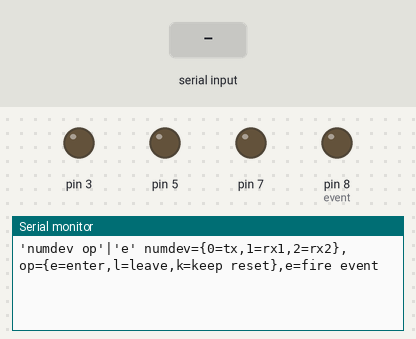
The sketch below on a simulated Arduino Uno, built with avr-gcc and run on an emulated ATmega328P. Parts: output pins drawn as LEDs (lit = HIGH), the last lines printed to the serial monitor. Inputs (shaded band) come from the test bench.

Above: at 1.2 s.
1.3 s: "90,45\n" received over Serial
At 2.5 s:
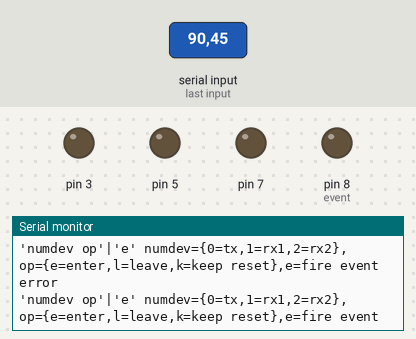
2.8 s: "0\n" received over Serial
At 3.7 s:
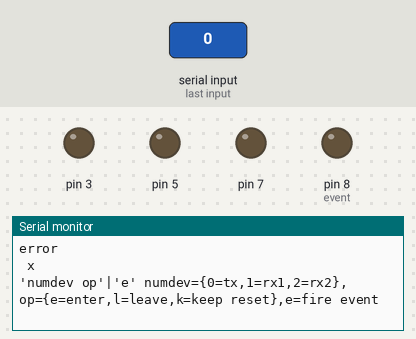
4.3 s: "e\n" received over Serial
At 4.7 s:
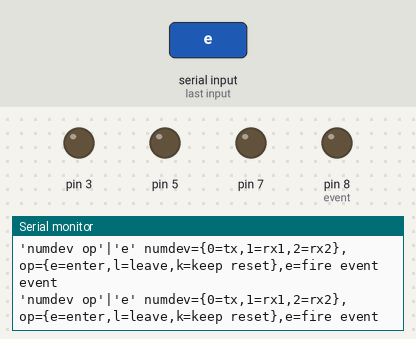

Measured:
- after the input at 1.3 s, the serial monitor: prints a new line at once (image 1)
- after the input at 2.8 s, the serial monitor: prints a new line at once (image 2)
- after the input at 4.3 s, the serial monitor: prints a new line at once (image 3)

The sketch:

firmwareupgrade2.ino
```cpp
//Tx board
const int txRst=2;
const int txBoot=3;
//Rx board 1
const int rx1Rst=4;
const int rx1Boot=5;
//Rx board 2
const int rx2Rst=6;
const int rx2Boot=7;
//Event I/O
const int event=8;

class Device
{
public:
    Device(int rst, int boot) : rst(rst), boot(boot)
    {
        pinMode(boot,OUTPUT);
        digitalWrite(boot,LOW);
        pinMode(rst,INPUT); //Let the pullup do the job
    }

    void enterFirmwareUpgrade()
    {
        pinMode(rst,OUTPUT);
        digitalWrite(rst,LOW);
        digitalWrite(boot,HIGH);
        delay(500);
        pinMode(rst,INPUT); //Let the pullup do the job
    }

    void leaveFirmwareUpgrade()
    {
        pinMode(rst,OUTPUT);
        digitalWrite(rst,LOW);
        digitalWrite(boot,LOW);
        delay(500);
        pinMode(rst,INPUT); //Let the pullup do the job
    }

    void keepReset()
    {
        pinMode(rst,OUTPUT);
        digitalWrite(rst,LOW);
        digitalWrite(boot,LOW);
    }

private:
    int rst, boot;
};

void setup() {}

void loop()
{
    Serial.begin(19200);
    pinMode(event,OUTPUT);
    Device tx(txRst,txBoot);
    Device rx1(rx1Rst,rx1Boot);
    Device rx2(rx2Rst,rx2Boot);
    Device *devices[3]={&tx,&rx1,&rx2};
    char line[32];
    for(;;)
    {
        Serial.println("'numdev op'|'e' numdev={0=tx,1=rx1,2=rx2},op={e=enter,l=leave,k=keep reset},e=fire event");
        for(int i=0;i<sizeof(line);)
        {
            int c=Serial.read();
            if(c==-1) continue;
            line[i]=c;
            if(i==0 && line[0]=='\n') continue;
            if(line[i]=='\n' || line[i]=='\r') { line[i]='\0'; break; }
            i++;
        }
        if(strcmp(line,"e")==0)
        {
            Serial.println("event");
            digitalWrite(event,HIGH);
            delayMicroseconds(100);
            digitalWrite(event,LOW);
        } else {
            int a=-1;
            char c='x';
            if(sscanf(line,"%d %c",&a,&c) && a>=0 && a<=2)
            {
                bool error=false;
                switch(c)
                {
                    case 'e':
                        devices[a]->enterFirmwareUpgrade();
                        break;
                    case 'l':
                        devices[a]->leaveFirmwareUpgrade();
                        break;
                    case 'k':
                        devices[a]->keepReset();
                        break;
                    default:
                        error=true;
                }
                if(error) Serial.println("error");
                else Serial.print(a); Serial.print(" "); Serial.println(c);
            } else Serial.println("error");
        }
    }
}
```
